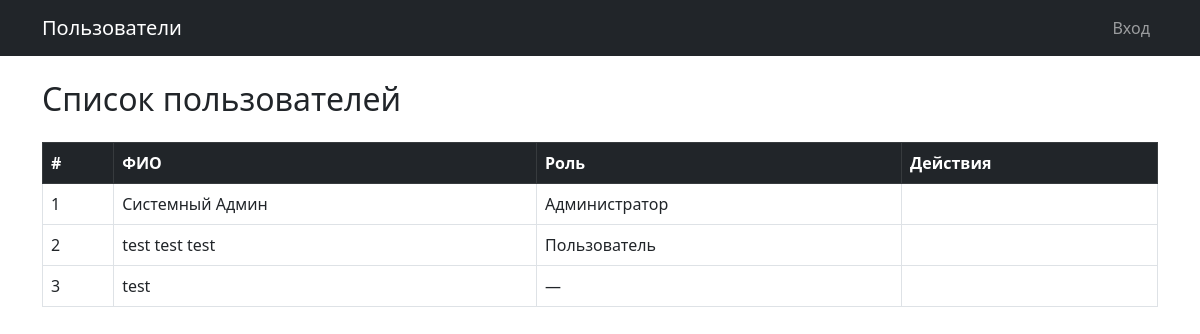
Before: / with the older database file.
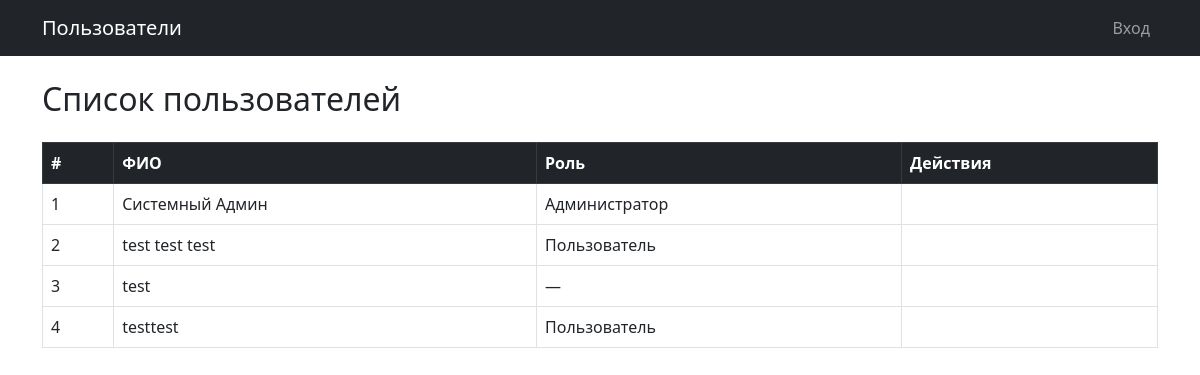
After: the same page with the newer database file.
### tables this page shows
CREATE TABLE users (
    id INTEGER PRIMARY KEY AUTOINCREMENT,
    login TEXT NOT NULL UNIQUE,
    password_hash TEXT NOT NULL,
    last_name TEXT,
    first_name TEXT NOT NULL,
    middle_name TEXT,
    role_id INTEGER REFERENCES roles(id) ON DELETE SET NULL,
    created_at TIMESTAMP NOT NULL DEFAULT CURRENT_TIMESTAMP
);

CREATE TABLE roles (
    id INTEGER PRIMARY KEY AUTOINCREMENT,
    name TEXT NOT NULL,
    description TEXT
);

### app.py (the view)
@app.route('/')
def index():
    db = get_db()
    users = db.execute(
        """SELECT u.id, u.login, u.last_name, u.first_name, u.middle_name,
                  r.name AS role_name
           FROM users u
           LEFT JOIN roles r ON u.role_id = r.id
           ORDER BY u.id"""
    ).fetchall()
    db.close()
    return render_template('index.html', users=users)

### app.py (called while the page is built)
@app.context_processor
def inject_user():
    return {'current_user': get_current_user()}

@app.before_request
def log_visit():
    if request.path.startswith('/static'):
        return
    if request.method != 'GET':
        return
    try:
        db = get_db()
        db.execute(
            "INSERT INTO visit_logs (path, user_id) VALUES (?, ?)",
            (request.path, session.get('user_id')),
        )
        db.commit()
        db.close()
    except Exception:
        pass

### utils.py (called while the page is built, shortened)
def get_db():
    conn = sqlite3.connect(DATABASE)
    conn.row_factory = sqlite3.Row
    conn.execute("PRAGMA foreign_keys = ON")
    return conn

def get_current_user():
    if 'user_id' not in session:
        return None

### templates/index.html (shortened to what this page needs)
{% extends 'base.html' %}
{% block content %}
<h2 class="mb-4">Список пользователей</h2>
<table class="table table-bordered table-hover">
    <thead class="table-dark">
        <tr>
            <th>#</th>
            <th>ФИО</th>
            <th>Роль</th>
            <th>Действия</th>
        </tr>
    </thead>
    <tbody>
        {% set is_admin = current_user and current_user['role_name'] == 'Администратор' %}
        {% set is_user  = current_user and current_user['role_name'] == 'Пользователь' %}
        {% for user in users %}
        <tr>
            <td>{{ loop.index }}</td>
            <td>
                {{ [user['last_name'], user['first_name'], user['middle_name']]
                   | select | join(' ') }}
            </td>
            <td>{{ user['role_name'] or '—' }}</td>
            <td>
            </td>
        </tr>
        {% else %}
        <tr><td colspan="4" class="text-center text-muted">Пользователи не найдены</td></tr>
        {% endfor %}
    </tbody>
</table>
{% endblock %}

### templates/base.html (shortened to what this page needs)
<!DOCTYPE html>
<html lang="ru">
<head>
    <link rel="stylesheet" href="https://cdn.jsdelivr.net/npm/bootstrap@5.3.0/dist/css/bootstrap.min.css">
</head>
<body>
<nav class="navbar navbar-expand-lg navbar-dark bg-dark">
    <div class="container">
        <a class="navbar-brand" href="{{ url_for('index') }}">Пользователи</a>
        <div class="navbar-nav ms-auto">
            {% if current_user %}
                <a class="nav-link" href="{{ url_for('reports.logs_index') }}">Журнал посещений</a>
                <a class="nav-link" href="{{ url_for('change_password') }}">Изменить пароль</a>
                <span class="nav-link text-light">{{ current_user['login'] }}</span>
                <a class="nav-link" href="{{ url_for('logout') }}">Выход</a>
            {% else %}
                <a class="nav-link" href="{{ url_for('login') }}">Вход</a>
            {% endif %}
        </div>
    </div>
</nav>
<div class="container mt-4">
    {% block content %}{% endblock %}
</div>
</body>
</html>

Changed rows visible on the page:
added users: first_name "testtest", name "Пользователь"
